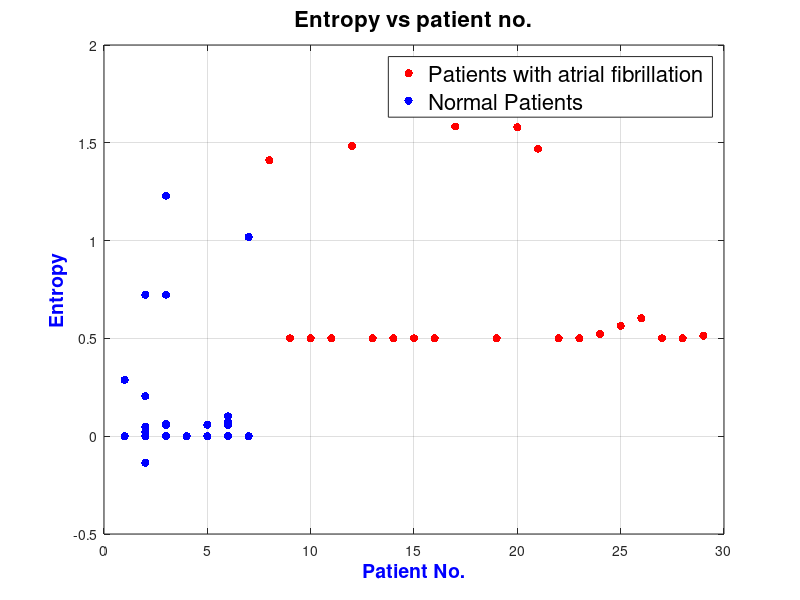

Reproduce this figure in MATLAB.
load('NormalFeatures.mat');
load('AFFeatures.mat');
hentropy=[];
s=[20 22 7 11 8 6 6];
k=1;
for j=1:22
    %if(j==14)continue;end
    x=strcat(strcat('af(',int2str(j)),')')
    hentropy=[hentropy;[7+j EAF(k)+0.5]];
    k=k+1;
    %hold on
end
k=1;
for j=1:7
    
    y=strcat('person_',int2str(j))
for i=1:s(j)
    
    x=strcat('rec_',int2str(i))
hentropy=[hentropy;[j ENorm(k)]];
k=k+1;

%hold on
%p{i}=P;qrs{i}=QRS;t{i}=T;
end
end
z=plot(hentropy(1:22,1),hentropy(1:22,2),'or',hentropy(23:length(hentropy),1),hentropy(23:length(hentropy),2),'ob');
grid on

    set(z(1),'MarkerEdgeColor','none','MarkerFaceColor','r')
    
    set(z(2),'MarkerEdgeColor','none','MarkerFaceColor','b')
    h_l=legend('Patients with atrial fibrillation','Normal Patients')
    set(h_l,'FontSize',16)
    xlabel('Patient No.','FontSize',14,'FontWeight','bold','Color','b')
    ylabel('Entropy','FontSize',14,'FontWeight','bold','Color','b')
    title('Entropy vs patient no.','FontSize',16)
    %saveas(z,'D_klvspatient.jpg');